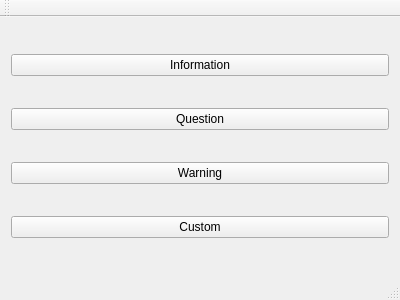
<?xml version="1.0" encoding="UTF-8"?>
<ui version="4.0">
 <class>myQMessageBox</class>
 <widget class="QMainWindow" name="myQMessageBox">
  <property name="geometry">
   <rect>
    <x>0</x>
    <y>0</y>
    <width>400</width>
    <height>300</height>
   </rect>
  </property>
  <property name="windowTitle">
   <string>myQMessageBox</string>
  </property>
  <widget class="QWidget" name="centralWidget">
   <layout class="QVBoxLayout" name="verticalLayout">
    <item>
     <widget class="QPushButton" name="pushButton">
      <property name="text">
       <string>Information</string>
      </property>
     </widget>
    </item>
    <item>
     <widget class="QPushButton" name="pushButton_2">
      <property name="text">
       <string>Question</string>
      </property>
     </widget>
    </item>
    <item>
     <widget class="QPushButton" name="pushButton_3">
      <property name="text">
       <string>Warning</string>
      </property>
     </widget>
    </item>
    <item>
     <widget class="QPushButton" name="pushButton_4">
      <property name="text">
       <string>Custom</string>
      </property>
     </widget>
    </item>
   </layout>
  </widget>
  <widget class="QMenuBar" name="menuBar">
   <property name="geometry">
    <rect>
     <x>0</x>
     <y>0</y>
     <width>400</width>
     <height>20</height>
    </rect>
   </property>
  </widget>
  <widget class="QToolBar" name="mainToolBar">
   <attribute name="toolBarArea">
    <enum>TopToolBarArea</enum>
   </attribute>
   <attribute name="toolBarBreak">
    <bool>false</bool>
   </attribute>
  </widget>
  <widget class="QStatusBar" name="statusBar"/>
 </widget>
 <layoutdefault spacing="6" margin="11"/>
 <resources/>
 <connections/>
</ui>
